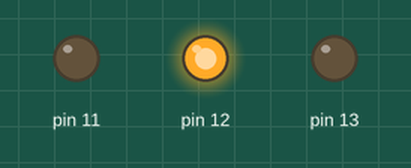
This sketch was run on a simulated Arduino Uno, built with avr-gcc and run on an emulated ATmega328P. Parts: output pins drawn as LEDs (lit = HIGH).

Above: at 2.5 s.
At 5.5 s:
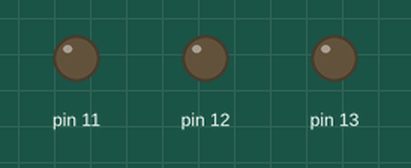
At 6.9 s:
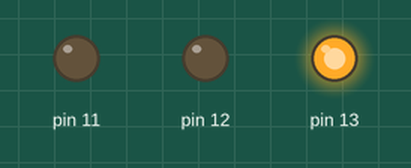
Timing chart, 0 to 11.6 s (numbered marks = the images above):
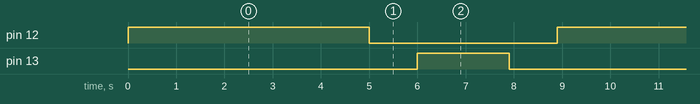

Measured:
- by itself, pin 12: alternates HIGH for 5.0 s and LOW for 3.9 s
- by itself, pin 13: alternates HIGH for 1.9 s and LOW for 7.0 s
- by itself, everything shown: repeats every 8.9 s, in 4 steps

The sketch:

_______.ino
```cpp
void setup() {
  pinMode(13,OUTPUT);
   pinMode(12,OUTPUT);
    pinMode(11,OUTPUT);
}
void loop() {
  digitalWrite(12,HIGH);
  delay(5000);
  digitalWrite(12,LOW);
   delay(1000);
   digitalWrite(13,HIGH);
  delay(1900);
  digitalWrite(13,LOW);
   delay(1000);

}
```
